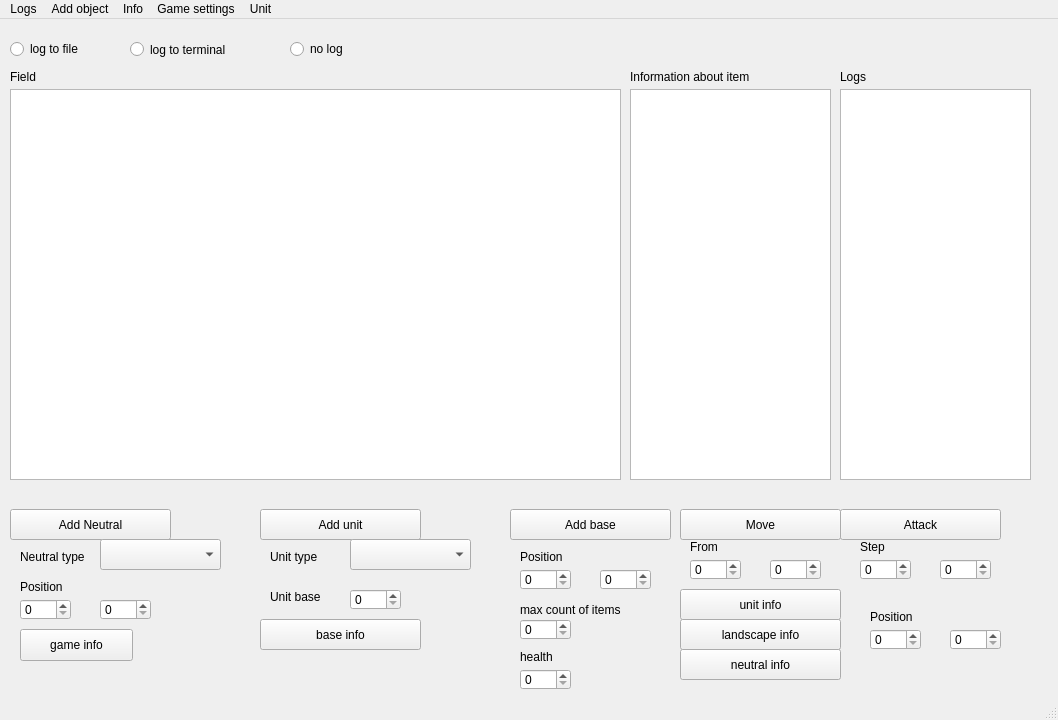
<?xml version="1.0" encoding="UTF-8"?>
<ui version="4.0">
 <class>MainWindow</class>
 <widget class="QMainWindow" name="MainWindow">
  <property name="geometry">
   <rect>
    <x>0</x>
    <y>0</y>
    <width>1058</width>
    <height>720</height>
   </rect>
  </property>
  <property name="windowTitle">
   <string>MainWindow</string>
  </property>
  <widget class="QWidget" name="centralwidget">
   <widget class="QTextEdit" name="fieldWindow">
    <property name="geometry">
     <rect>
      <x>10</x>
      <y>70</y>
      <width>611</width>
      <height>391</height>
     </rect>
    </property>
   </widget>
   <widget class="QTextEdit" name="infoWindow">
    <property name="geometry">
     <rect>
      <x>630</x>
      <y>70</y>
      <width>201</width>
      <height>391</height>
     </rect>
    </property>
   </widget>
   <widget class="QTextEdit" name="logWindow">
    <property name="geometry">
     <rect>
      <x>840</x>
      <y>70</y>
      <width>191</width>
      <height>391</height>
     </rect>
    </property>
   </widget>
   <widget class="QLabel" name="labelField">
    <property name="geometry">
     <rect>
      <x>10</x>
      <y>50</y>
      <width>59</width>
      <height>16</height>
     </rect>
    </property>
    <property name="text">
     <string>Field</string>
    </property>
   </widget>
   <widget class="QLabel" name="labelInfo">
    <property name="geometry">
     <rect>
      <x>630</x>
      <y>50</y>
      <width>201</width>
      <height>16</height>
     </rect>
    </property>
    <property name="text">
     <string>Information about item</string>
    </property>
   </widget>
   <widget class="QLabel" name="labelLog">
    <property name="geometry">
     <rect>
      <x>840</x>
      <y>50</y>
      <width>59</width>
      <height>16</height>
     </rect>
    </property>
    <property name="text">
     <string>Logs</string>
    </property>
   </widget>
   <widget class="QPushButton" name="gameInfoButton">
    <property name="geometry">
     <rect>
      <x>20</x>
      <y>610</y>
      <width>113</width>
      <height>32</height>
     </rect>
    </property>
    <property name="text">
     <string>game info</string>
    </property>
   </widget>
   <widget class="QPushButton" name="addNeutralButton">
    <property name="geometry">
     <rect>
      <x>10</x>
      <y>490</y>
      <width>161</width>
      <height>31</height>
     </rect>
    </property>
    <property name="text">
     <string>Add Neutral</string>
    </property>
   </widget>
   <widget class="QLabel" name="labelNeutralType">
    <property name="geometry">
     <rect>
      <x>20</x>
      <y>530</y>
      <width>81</width>
      <height>16</height>
     </rect>
    </property>
    <property name="text">
     <string>Neutral type</string>
    </property>
   </widget>
   <widget class="QLabel" name="labelPosNeutral">
    <property name="geometry">
     <rect>
      <x>20</x>
      <y>560</y>
      <width>59</width>
      <height>16</height>
     </rect>
    </property>
    <property name="text">
     <string>Position</string>
    </property>
   </widget>
   <widget class="QSpinBox" name="posNeutralX">
    <property name="geometry">
     <rect>
      <x>20</x>
      <y>580</y>
      <width>51</width>
      <height>21</height>
     </rect>
    </property>
   </widget>
   <widget class="QSpinBox" name="posNeutralY">
    <property name="geometry">
     <rect>
      <x>100</x>
      <y>580</y>
      <width>51</width>
      <height>21</height>
     </rect>
    </property>
   </widget>
   <widget class="QPushButton" name="addUnitButton">
    <property name="geometry">
     <rect>
      <x>260</x>
      <y>490</y>
      <width>161</width>
      <height>31</height>
     </rect>
    </property>
    <property name="text">
     <string>Add unit</string>
    </property>
   </widget>
   <widget class="QLabel" name="labelUnitType">
    <property name="geometry">
     <rect>
      <x>270</x>
      <y>530</y>
      <width>81</width>
      <height>16</height>
     </rect>
    </property>
    <property name="text">
     <string>Unit type</string>
    </property>
   </widget>
   <widget class="QSpinBox" name="posBaseY">
    <property name="geometry">
     <rect>
      <x>600</x>
      <y>550</y>
      <width>51</width>
      <height>21</height>
     </rect>
    </property>
   </widget>
   <widget class="QPushButton" name="addBaseButton">
    <property name="geometry">
     <rect>
      <x>510</x>
      <y>490</y>
      <width>161</width>
      <height>31</height>
     </rect>
    </property>
    <property name="text">
     <string>Add base</string>
    </property>
   </widget>
   <widget class="QSpinBox" name="posBaseX">
    <property name="geometry">
     <rect>
      <x>520</x>
      <y>550</y>
      <width>51</width>
      <height>21</height>
     </rect>
    </property>
   </widget>
   <widget class="QLabel" name="labelPosBase">
    <property name="geometry">
     <rect>
      <x>520</x>
      <y>530</y>
      <width>59</width>
      <height>16</height>
     </rect>
    </property>
    <property name="text">
     <string>Position</string>
    </property>
   </widget>
   <widget class="QPushButton" name="moveButton">
    <property name="geometry">
     <rect>
      <x>680</x>
      <y>490</y>
      <width>161</width>
      <height>31</height>
     </rect>
    </property>
    <property name="text">
     <string>Move</string>
    </property>
   </widget>
   <widget class="QPushButton" name="attackButton">
    <property name="geometry">
     <rect>
      <x>840</x>
      <y>490</y>
      <width>161</width>
      <height>31</height>
     </rect>
    </property>
    <property name="text">
     <string>Attack</string>
    </property>
   </widget>
   <widget class="QLabel" name="labelStep">
    <property name="geometry">
     <rect>
      <x>860</x>
      <y>520</y>
      <width>59</width>
      <height>16</height>
     </rect>
    </property>
    <property name="text">
     <string>Step</string>
    </property>
   </widget>
   <widget class="QSpinBox" name="stepX">
    <property name="geometry">
     <rect>
      <x>860</x>
      <y>540</y>
      <width>51</width>
      <height>21</height>
     </rect>
    </property>
   </widget>
   <widget class="QSpinBox" name="stepY">
    <property name="geometry">
     <rect>
      <x>940</x>
      <y>540</y>
      <width>51</width>
      <height>21</height>
     </rect>
    </property>
   </widget>
   <widget class="QLabel" name="labelMaxCountOfItems">
    <property name="geometry">
     <rect>
      <x>520</x>
      <y>580</y>
      <width>131</width>
      <height>21</height>
     </rect>
    </property>
    <property name="text">
     <string>max count of items</string>
    </property>
   </widget>
   <widget class="QSpinBox" name="maxCountOfItems">
    <property name="geometry">
     <rect>
      <x>520</x>
      <y>600</y>
      <width>51</width>
      <height>21</height>
     </rect>
    </property>
   </widget>
   <widget class="QLabel" name="labelHealth">
    <property name="geometry">
     <rect>
      <x>520</x>
      <y>630</y>
      <width>59</width>
      <height>16</height>
     </rect>
    </property>
    <property name="text">
     <string>health</string>
    </property>
   </widget>
   <widget class="QSpinBox" name="health">
    <property name="geometry">
     <rect>
      <x>520</x>
      <y>650</y>
      <width>51</width>
      <height>21</height>
     </rect>
    </property>
   </widget>
   <widget class="QLabel" name="labelUnitBase">
    <property name="geometry">
     <rect>
      <x>270</x>
      <y>570</y>
      <width>59</width>
      <height>16</height>
     </rect>
    </property>
    <property name="text">
     <string>Unit base</string>
    </property>
   </widget>
   <widget class="QSpinBox" name="baseNum">
    <property name="geometry">
     <rect>
      <x>350</x>
      <y>570</y>
      <width>51</width>
      <height>21</height>
     </rect>
    </property>
   </widget>
   <widget class="QPushButton" name="unitInfoButton">
    <property name="geometry">
     <rect>
      <x>680</x>
      <y>570</y>
      <width>161</width>
      <height>31</height>
     </rect>
    </property>
    <property name="text">
     <string>unit info</string>
    </property>
   </widget>
   <widget class="QPushButton" name="landInfoButton">
    <property name="geometry">
     <rect>
      <x>680</x>
      <y>600</y>
      <width>161</width>
      <height>31</height>
     </rect>
    </property>
    <property name="text">
     <string>landscape info</string>
    </property>
   </widget>
   <widget class="QPushButton" name="neutralInfoButton">
    <property name="geometry">
     <rect>
      <x>680</x>
      <y>630</y>
      <width>161</width>
      <height>31</height>
     </rect>
    </property>
    <property name="text">
     <string>neutral info</string>
    </property>
   </widget>
   <widget class="QPushButton" name="baseInfoButton">
    <property name="geometry">
     <rect>
      <x>260</x>
      <y>600</y>
      <width>161</width>
      <height>31</height>
     </rect>
    </property>
    <property name="text">
     <string>base info</string>
    </property>
   </widget>
   <widget class="QLabel" name="labelPosForInfo">
    <property name="geometry">
     <rect>
      <x>870</x>
      <y>590</y>
      <width>59</width>
      <height>16</height>
     </rect>
    </property>
    <property name="text">
     <string>Position</string>
    </property>
   </widget>
   <widget class="QSpinBox" name="posForInfoX">
    <property name="geometry">
     <rect>
      <x>870</x>
      <y>610</y>
      <width>51</width>
      <height>21</height>
     </rect>
    </property>
   </widget>
   <widget class="QSpinBox" name="posForInfoY">
    <property name="geometry">
     <rect>
      <x>950</x>
      <y>610</y>
      <width>51</width>
      <height>21</height>
     </rect>
    </property>
   </widget>
   <widget class="QComboBox" name="typesOfNeutrals">
    <property name="geometry">
     <rect>
      <x>100</x>
      <y>520</y>
      <width>121</width>
      <height>31</height>
     </rect>
    </property>
   </widget>
   <widget class="QComboBox" name="typesOfUnits">
    <property name="geometry">
     <rect>
      <x>350</x>
      <y>520</y>
      <width>121</width>
      <height>31</height>
     </rect>
    </property>
   </widget>
   <widget class="QSpinBox" name="fromX">
    <property name="geometry">
     <rect>
      <x>690</x>
      <y>540</y>
      <width>51</width>
      <height>21</height>
     </rect>
    </property>
   </widget>
   <widget class="QSpinBox" name="fromY">
    <property name="geometry">
     <rect>
      <x>770</x>
      <y>540</y>
      <width>51</width>
      <height>21</height>
     </rect>
    </property>
   </widget>
   <widget class="QLabel" name="labelFrom">
    <property name="geometry">
     <rect>
      <x>690</x>
      <y>520</y>
      <width>59</width>
      <height>16</height>
     </rect>
    </property>
    <property name="text">
     <string>From</string>
    </property>
   </widget>
   <widget class="QRadioButton" name="logToFile">
    <property name="geometry">
     <rect>
      <x>10</x>
      <y>20</y>
      <width>100</width>
      <height>20</height>
     </rect>
    </property>
    <property name="text">
     <string>log to file</string>
    </property>
   </widget>
   <widget class="QRadioButton" name="logToTerminal">
    <property name="geometry">
     <rect>
      <x>130</x>
      <y>20</y>
      <width>121</width>
      <height>21</height>
     </rect>
    </property>
    <property name="text">
     <string>log to terminal</string>
    </property>
   </widget>
   <widget class="QRadioButton" name="noLogs">
    <property name="geometry">
     <rect>
      <x>290</x>
      <y>20</y>
      <width>100</width>
      <height>20</height>
     </rect>
    </property>
    <property name="text">
     <string>no log</string>
    </property>
   </widget>
  </widget>
  <widget class="QStatusBar" name="statusbar"/>
  <widget class="QMenuBar" name="menuBar">
   <property name="geometry">
    <rect>
     <x>0</x>
     <y>0</y>
     <width>1058</width>
     <height>22</height>
    </rect>
   </property>
   <widget class="QMenu" name="menu">
    <property name="title">
     <string>Logs</string>
    </property>
    <addaction name="actionsettings_logs"/>
   </widget>
   <widget class="QMenu" name="menu_2">
    <property name="title">
     <string>Add object</string>
    </property>
    <addaction name="actionsetting_for_adding"/>
    <addaction name="actionadd_neutral"/>
    <addaction name="actionadd_base"/>
   </widget>
   <widget class="QMenu" name="menuObject_info">
    <property name="title">
     <string>Info</string>
    </property>
    <addaction name="actionInfo"/>
    <addaction name="actiongame_info"/>
    <addaction name="actionland_info"/>
    <addaction name="actionneutral_info"/>
    <addaction name="actionbase_info"/>
   </widget>
   <widget class="QMenu" name="menuGame_settings">
    <property name="title">
     <string>Game settings</string>
    </property>
    <addaction name="actionload_game"/>
    <addaction name="actionsave_game"/>
   </widget>
   <widget class="QMenu" name="menuUnit">
    <property name="title">
     <string>Unit</string>
    </property>
    <addaction name="actionMove"/>
    <addaction name="actionAttack"/>
   </widget>
   <addaction name="menu"/>
   <addaction name="menu_2"/>
   <addaction name="menuObject_info"/>
   <addaction name="menuGame_settings"/>
   <addaction name="menuUnit"/>
  </widget>
  <action name="actionsettings_logs">
   <property name="text">
    <string>settings logs</string>
   </property>
  </action>
  <action name="actionsetting_for_adding">
   <property name="text">
    <string>add unit</string>
   </property>
  </action>
  <action name="actionInfo">
   <property name="text">
    <string>unit info</string>
   </property>
  </action>
  <action name="actiongame_info">
   <property name="text">
    <string>game info</string>
   </property>
  </action>
  <action name="actionadd_neutral">
   <property name="text">
    <string>add neutral</string>
   </property>
  </action>
  <action name="actionadd_base">
   <property name="text">
    <string>add base</string>
   </property>
  </action>
  <action name="actionland_info">
   <property name="text">
    <string>land info</string>
   </property>
  </action>
  <action name="actionneutral_info">
   <property name="text">
    <string>neutral info</string>
   </property>
  </action>
  <action name="actionbase_info">
   <property name="text">
    <string>base info</string>
   </property>
  </action>
  <action name="actionload_game">
   <property name="text">
    <string>load game</string>
   </property>
  </action>
  <action name="actionsave_game">
   <property name="text">
    <string>save game</string>
   </property>
  </action>
  <action name="actionMove">
   <property name="text">
    <string>Move</string>
   </property>
  </action>
  <action name="actionAttack">
   <property name="text">
    <string>Attack</string>
   </property>
  </action>
 </widget>
 <resources/>
 <connections/>
</ui>
